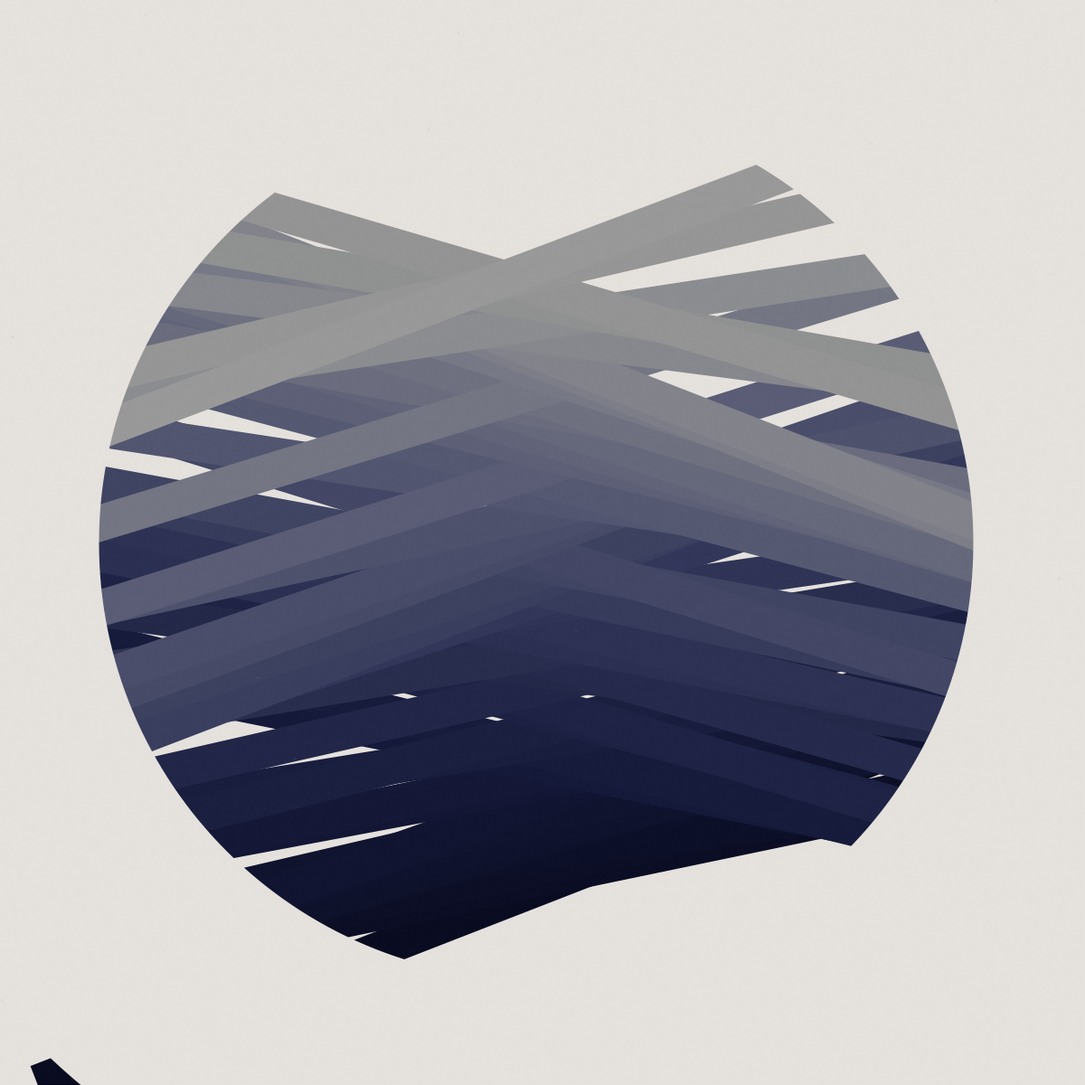
Frame 1 (no input)
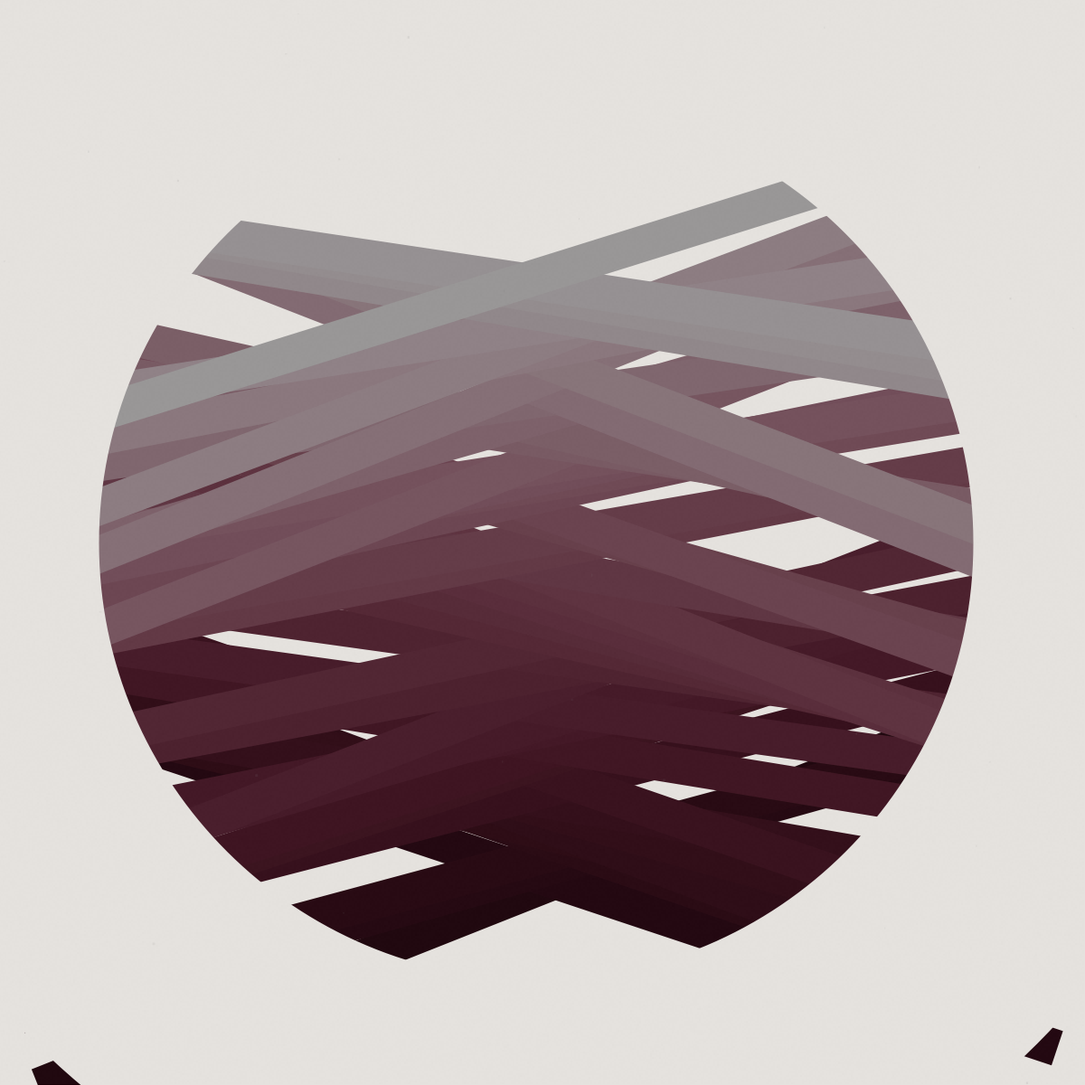
Frame 2 (the mouse pressed at the canvas centre, redrawn once)

The Processing sketch that drew these frames (run headless with seeded random() and noise(); the mouse was pressed at the canvas centre and the sketch redrawn once):

// Processing sketch: sketch_200709a
// ── sketch_200709a.pde
//////////////////////////////////////////////////////////////////////////
//                       //                                             //
//   -~=Manoylov AC=~-   //               Son of Ra 37                  //
//                       //                                             //
//////////////////////////////////////////////////////////////////////////
//                                                                      //
// Based on:                                                            //
//    #37 Son of Ra                                    //
//    http://geometrydaily.tumblr.com/image/17155048079                 //
//////////////////////////////////////////////////////////////////////////
//                                                                      //
// Controls                                                             //
//    mouse                                                             //
//       click: redraw                                                  //
//                                                                      //
//    keyboard                                                          //
//        'z': remove one strip                                         //
//        'x': add one strip                                            //
//////////////////////////////////////////////////////////////////////////
//                                                                      //
// Contacts:                                                            //
//    http://manoylov.tumblr.com/                                       //
//    https://codepen.io/Manoylov/                                      //
//    https://www.openprocessing.org/user/23616/                        //
//    https://www.facebook.com/epistolariy                              //
//////////////////////////////////////////////////////////////////////////

int sw = 2;           
int sz = 1200;
float diam = 1200/1.8;
float start;
int iter = 50;
float step = diam/iter;
int [] ch = { -1, 1 };
int wdt = 40;

void setup() {
  size(1200, 1200);
  colorMode(HSB, 100, 100, 100);
  noLoop();
  rectMode(CENTER);
  noStroke();
}

void draw() {
  background(10, 3, 90);
  start = diam + diam/2; 

  float H = random(0, 100);
  float S = random(90, 100);
  float B = 10;

  for (int i = 0; i<iter; ++i) {
    pushMatrix();
    translate(width/2, start-wdt/2);
    rotate(radians(random(7, 22)* ch[(int)random(ch.length)]));
    fill (H, S-i*(100/iter), B+i*((100-8)/iter));
    rect(0, 0, sz, wdt);
    start-= step - random(-step/2, step/2);
    popMatrix();
  }

  stroke(10, 3, 90);
  noFill();
  strokeWeight(300);
  ellipse(width/2-7, height/2, (diam+sz/2), (diam+sz/2));

  paper(10);  // browser value
}

void keyPressed() {
  if (key == 'z') {
    iter--;
  }
  if (key == 'x') {
    iter++;
  }
  iter = constrain(iter, 3, 30);
  step = diam/iter;
  redraw();
}

void paper(int in_val) {
  noStroke();
  for (int i = 0; i<width-1; i+=2) {
    for (int j = 0; j<height-1; j+=2) {
      fill(random(85-10, 85+10), in_val);
      rect(i, j, 2, 2);
    }
  }

  for (int i = 0; i<30; i++) {
    fill(random(40, 60), random(in_val*2.5, in_val*3));
    rect(random(0, width-2), random(0, height-2), random(1, 3), random(1, 3));
  }
}
